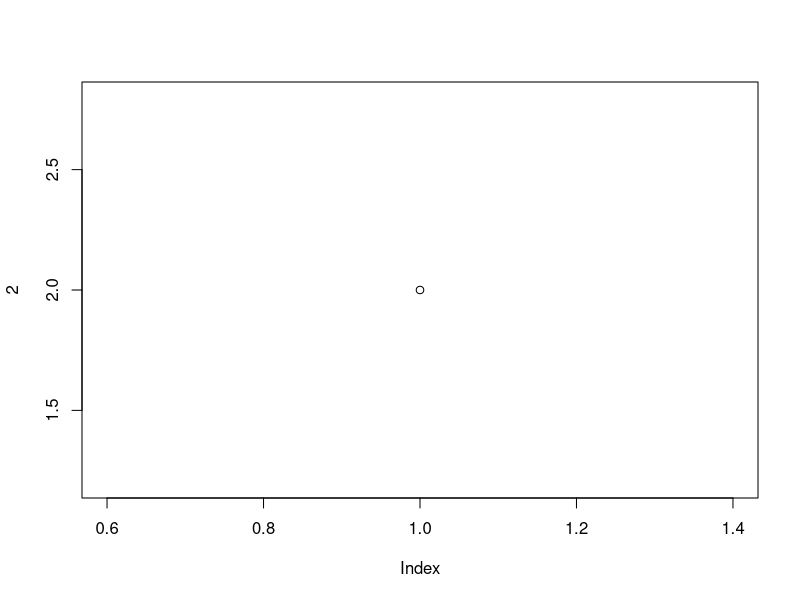

Here is the R script that generated this plot:
## ---- chunk 1
#| label: fig1
plot(2)
